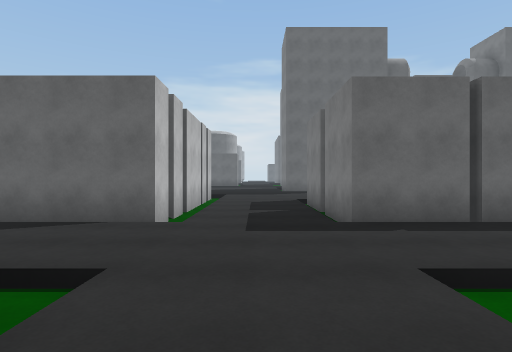
[1] (above)

24 first-person views from a walk through a scene from a Unity 3-D project. The camera is 1.4 m above the floor, looks level and sees 80° across. The floor is counted in squares, 2 m on a side. Each view is taken from the middle of a square. On the plan, view 1 faces up. The plan holds only what a view shows up to about 10 squares ahead; the rest is blank. The place goes on beyond the plan. The player is left out.

[2]
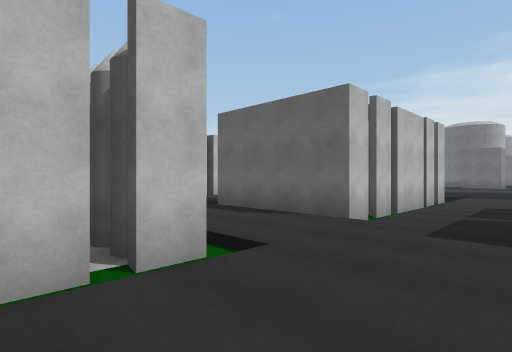

[3]
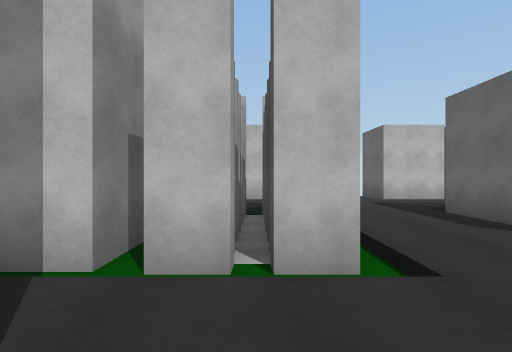

[4]
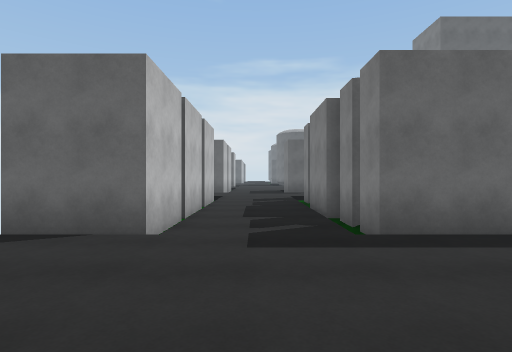

[5]
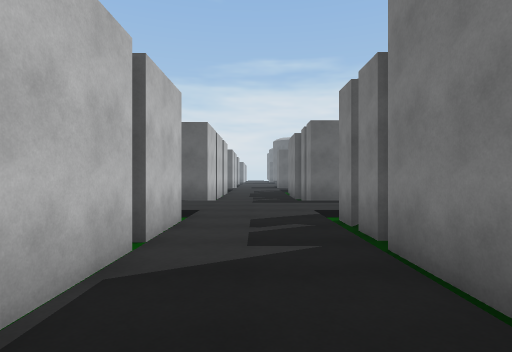

[6]
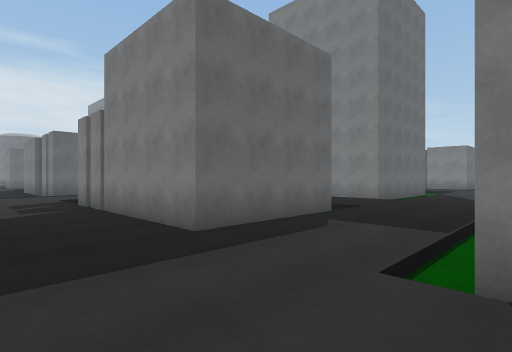

[7]
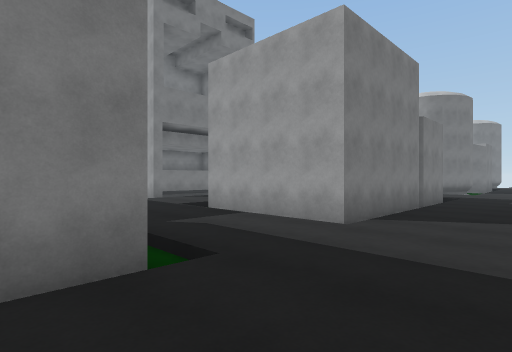

[8]
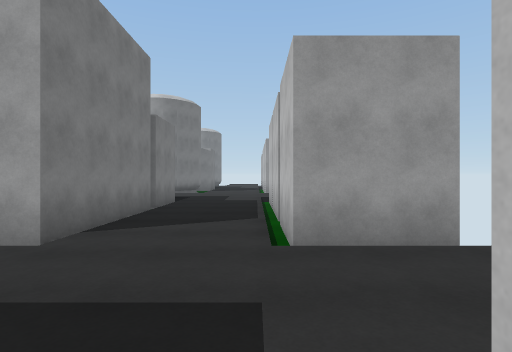

[9]
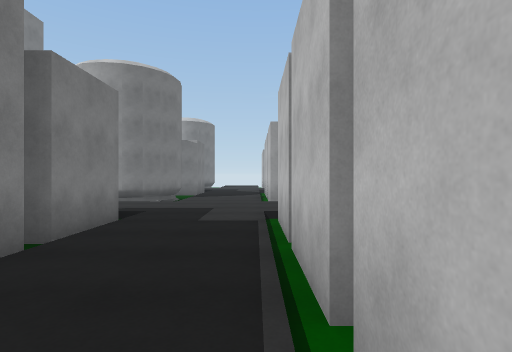

[10]
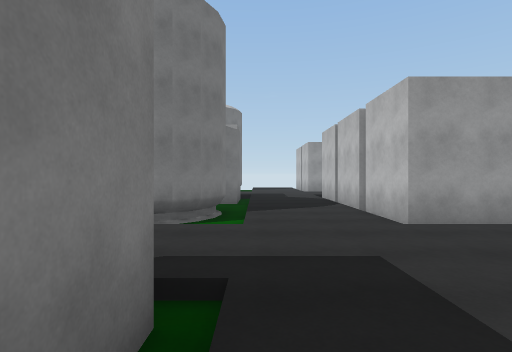

[11]
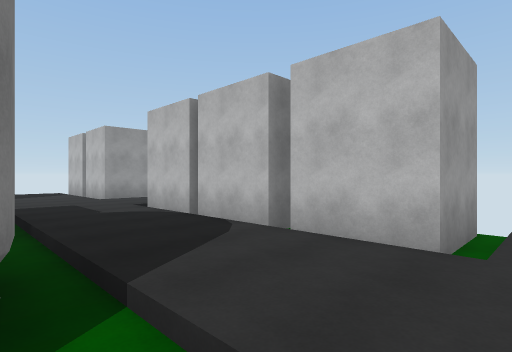

[12]
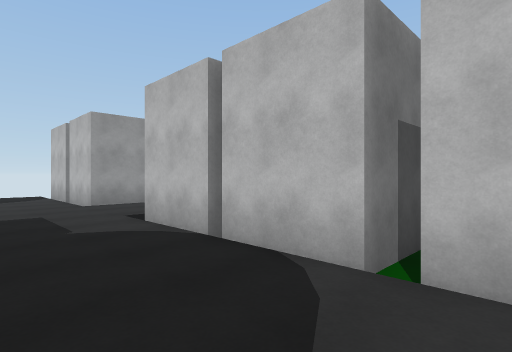

[13]
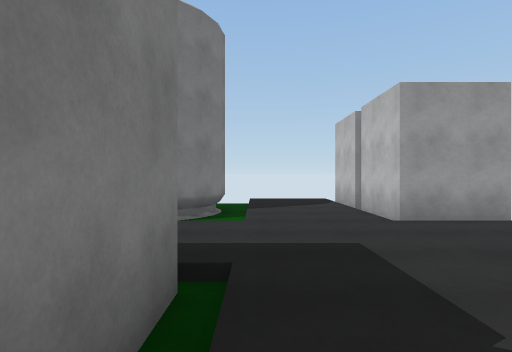

[14]
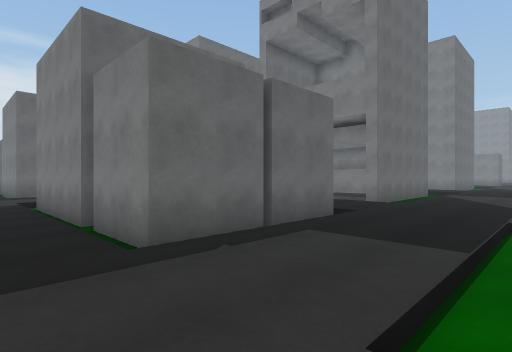

[15]
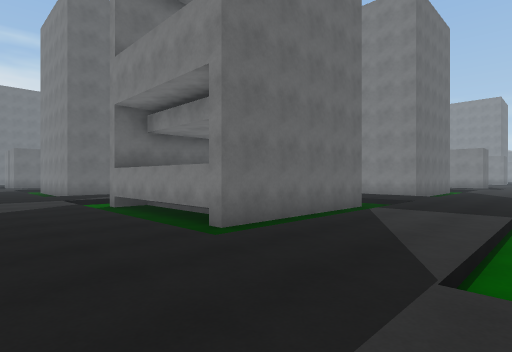

[16]
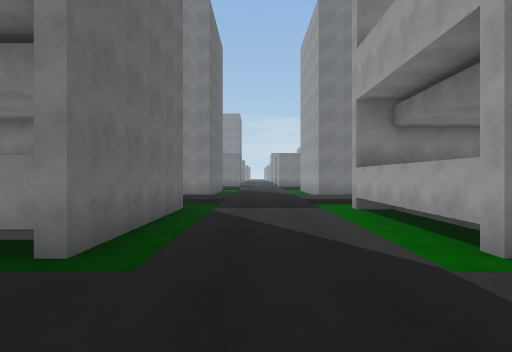

[17]
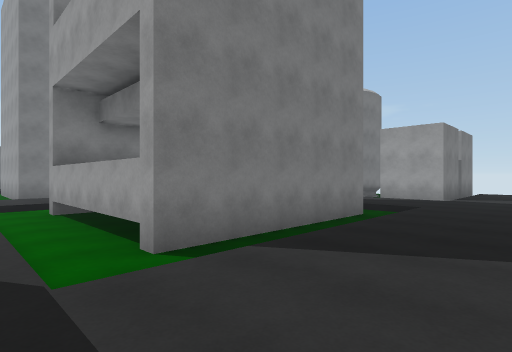

[18]
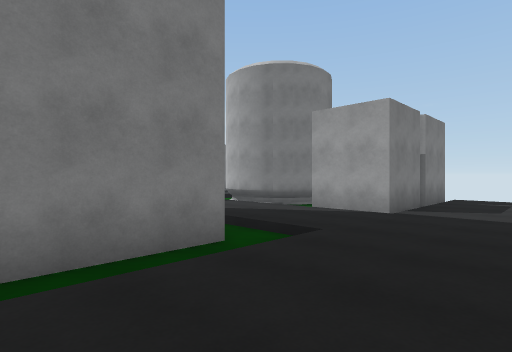

[19]
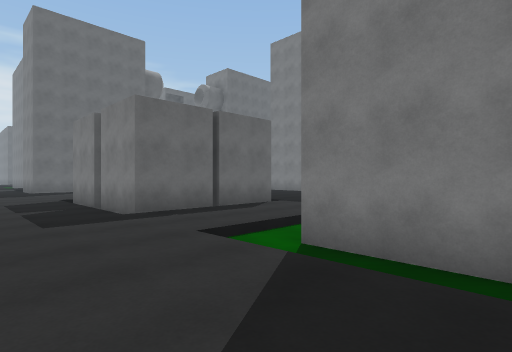

[20]
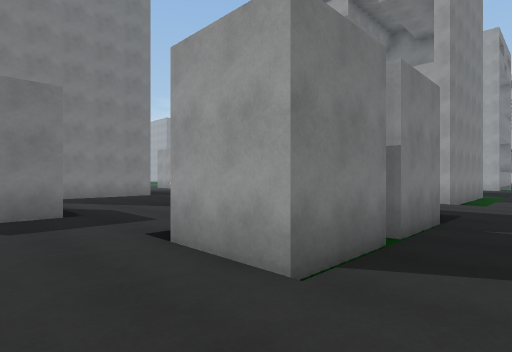

[21]
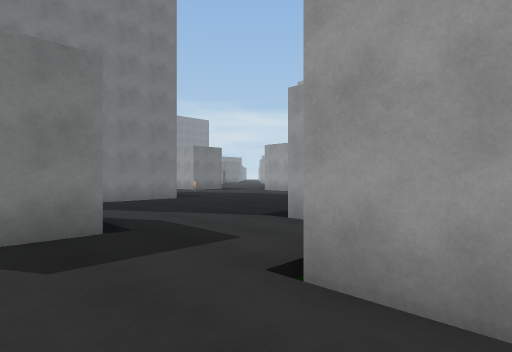

[22]
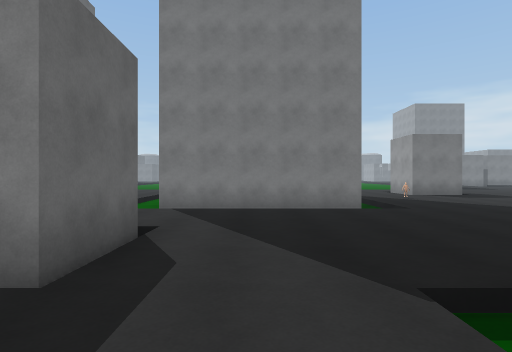

[23]
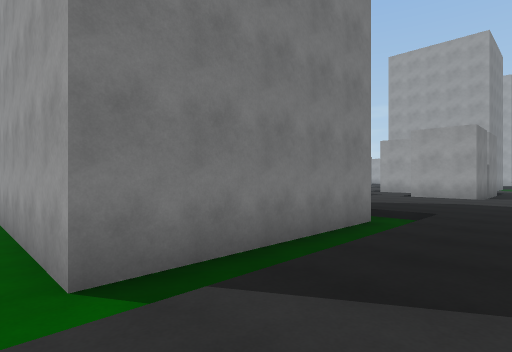

[24]
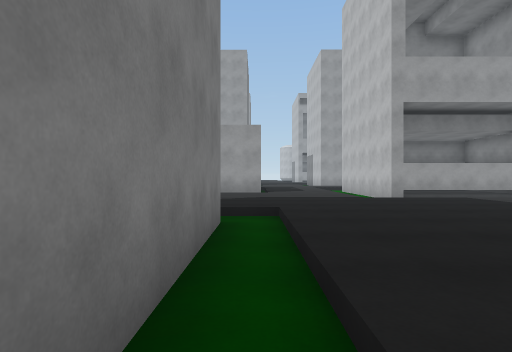

### Floor plan
Key: @ floor where view 1 was taken; # wall or solid block; . main floor; - floor 0.25 m lower than the main floor; / step, stairs or slope.
Columns run from 10 left of view 1 to 16 right of it. Each row starts with its distance up from view 1.
 11  #/./#  #/....../# ..----
 10  #/./#  #/....../##..-#####
  9  #/./#  #/./##.......-#
  8  #/./#  #/./# .......-#
  7  #/./-  -/./-  //....-#
  6  #/./#  #/./#  #/....-#
  5 ##/./####/./####/....---
  4 .........................
  3  ........................
  2   /./####/./--    /......
  1  #/./----/./-#####/......
  0  #/./####/@/-##### ....
 -1  #/./#  #/./-#      .##
 -2  #/./#
 -3  #/./#    ./
 -4  #/./####/./
 -5  .............
 -6 ..............
 -7 ///.//////.//
 -8 ##/./####/./-#
 -9  #/./#    ./-#
-10  #/./#    ./-#
-11  #/./#    ./-#
-12  #/./#   /./-#
-13  #/./####/./-#####/.
-14   /.//////.////////..
-15  .....................
-16 ......................
-17 ##/./-# -/./------/..
-18  #/./##  /./-#####/..
-19 --/./#   /./-####
-20 ##/./    /./-#
-21  #/./-   /./-#
-22  #/./#   /./-#
-23  #/./#   /./--
-24  .....   ......
-25 ......   .......
-26 ///.//    .///////
-27 ##/./-#   ./##-###
-28  #/./##   ./#  #
-29  #/./     ./#
-30  #/./     ./#

Where each view was taken, in squares from view 1:
view 1: 0 up, 0 right, facing up
view 2: 0 up, 1 right, facing up-left
view 3: 1 up, 1 right, facing left
view 4: 1 up, 7 left, facing up
view 5: 4 down, 7 left, facing up
view 6: 8 down, 8 left, facing up-right
view 7: 3 down, 8 left, facing down-right
view 8: 4 down, 8 left, facing down
view 9: 8 down, 8 left, facing down
view 10: 12 down, 6 left, facing down
view 11: 16 down, 5 left, facing down-left
view 12: 18 down, 6 left, facing down-left
view 13: 21 down, 6 left, facing down
view 14: 17 down, 7 left, facing up-right
view 15: 17 down, 1 left, facing up-right
view 16: 15 down, 1 left, facing right
view 17: 16 down, 1 left, facing down-right
view 18: 20 down, 1 left, facing down-right
view 19: 1 down, 1 left, facing up-right
view 20: 11 up, 0 right, facing down-right
view 21: 11 up, 2 right, facing down-right
view 22: 8 up, 4 right, facing right
view 23: 11 up, 9 right, facing down-right
view 24: 10 up, 11 right, facing down
